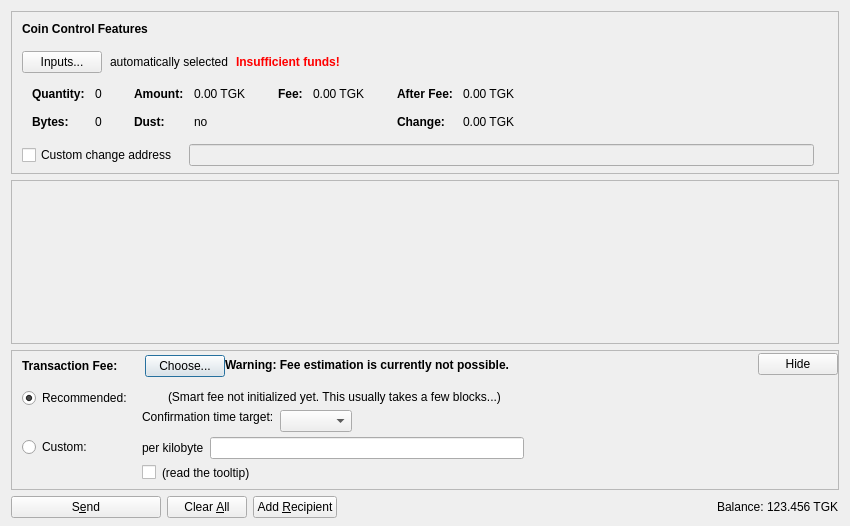
<?xml version="1.0" encoding="UTF-8"?>
<ui version="4.0">
 <class>SendCoinsDialog</class>
 <widget class="QDialog" name="SendCoinsDialog">
  <property name="geometry">
   <rect>
    <x>0</x>
    <y>0</y>
    <width>850</width>
    <height>526</height>
   </rect>
  </property>
  <property name="windowTitle">
   <string>Send Coins</string>
  </property>
  <layout class="QVBoxLayout" name="verticalLayout" stretch="0,1,0,0">
   <property name="bottomMargin">
    <number>8</number>
   </property>
   <item>
    <widget class="QFrame" name="frameCoinControl">
     <property name="sizePolicy">
      <sizepolicy hsizetype="Expanding" vsizetype="Expanding">
       <horstretch>0</horstretch>
       <verstretch>0</verstretch>
      </sizepolicy>
     </property>
     <property name="maximumSize">
      <size>
       <width>16777215</width>
       <height>16777215</height>
      </size>
     </property>
     <property name="frameShape">
      <enum>QFrame::StyledPanel</enum>
     </property>
     <property name="frameShadow">
      <enum>QFrame::Sunken</enum>
     </property>
     <layout class="QVBoxLayout" name="verticalLayoutCoinControl2">
      <property name="spacing">
       <number>0</number>
      </property>
      <property name="leftMargin">
       <number>0</number>
      </property>
      <property name="topMargin">
       <number>0</number>
      </property>
      <property name="rightMargin">
       <number>0</number>
      </property>
      <property name="bottomMargin">
       <number>6</number>
      </property>
      <item>
       <layout class="QVBoxLayout" name="verticalLayoutCoinControl" stretch="0,0,0,0,1">
        <property name="spacing">
         <number>0</number>
        </property>
        <property name="leftMargin">
         <number>10</number>
        </property>
        <property name="topMargin">
         <number>10</number>
        </property>
        <item>
         <layout class="QHBoxLayout" name="horizontalLayoutCoinControl1">
          <property name="bottomMargin">
           <number>15</number>
          </property>
          <item>
           <widget class="QLabel" name="labelCoinControlFeatures">
            <property name="sizePolicy">
             <sizepolicy hsizetype="Preferred" vsizetype="Maximum">
              <horstretch>0</horstretch>
              <verstretch>0</verstretch>
             </sizepolicy>
            </property>
            <property name="font">
             <font>
              <weight>75</weight>
              <bold>true</bold>
             </font>
            </property>
            <property name="styleSheet">
             <string notr="true">font-weight:bold;</string>
            </property>
            <property name="text">
             <string>Coin Control Features</string>
            </property>
           </widget>
          </item>
         </layout>
        </item>
        <item>
         <layout class="QHBoxLayout" name="horizontalLayoutCoinControl2" stretch="0,0,0,0">
          <property name="spacing">
           <number>8</number>
          </property>
          <property name="bottomMargin">
           <number>10</number>
          </property>
          <item>
           <widget class="QPushButton" name="pushButtonCoinControl">
            <property name="styleSheet">
             <string notr="true"/>
            </property>
            <property name="text">
             <string>Inputs...</string>
            </property>
            <property name="autoDefault">
             <bool>false</bool>
            </property>
           </widget>
          </item>
          <item>
           <widget class="QLabel" name="labelCoinControlAutomaticallySelected">
            <property name="text">
             <string>automatically selected</string>
            </property>
            <property name="margin">
             <number>5</number>
            </property>
           </widget>
          </item>
          <item>
           <widget class="QLabel" name="labelCoinControlInsuffFunds">
            <property name="font">
             <font>
              <weight>75</weight>
              <bold>true</bold>
             </font>
            </property>
            <property name="styleSheet">
             <string notr="true">color:red;font-weight:bold;</string>
            </property>
            <property name="text">
             <string>Insufficient funds!</string>
            </property>
            <property name="margin">
             <number>5</number>
            </property>
           </widget>
          </item>
          <item>
           <spacer name="horizontalSpacerCoinControl">
            <property name="orientation">
             <enum>Qt::Horizontal</enum>
            </property>
            <property name="sizeHint" stdset="0">
             <size>
              <width>40</width>
              <height>1</height>
             </size>
            </property>
           </spacer>
          </item>
         </layout>
        </item>
        <item>
         <widget class="QWidget" name="widgetCoinControl" native="true">
          <property name="sizePolicy">
           <sizepolicy hsizetype="Preferred" vsizetype="Preferred">
            <horstretch>0</horstretch>
            <verstretch>0</verstretch>
           </sizepolicy>
          </property>
          <property name="minimumSize">
           <size>
            <width>0</width>
            <height>0</height>
           </size>
          </property>
          <property name="styleSheet">
           <string notr="true"/>
          </property>
          <layout class="QHBoxLayout" name="horizontalLayoutCoinControl5">
           <property name="leftMargin">
            <number>0</number>
           </property>
           <property name="topMargin">
            <number>0</number>
           </property>
           <property name="rightMargin">
            <number>0</number>
           </property>
           <property name="bottomMargin">
            <number>0</number>
           </property>
           <item>
            <layout class="QHBoxLayout" name="horizontalLayoutCoinControl3" stretch="0,0,0,1">
             <property name="spacing">
              <number>20</number>
             </property>
             <property name="topMargin">
              <number>0</number>
             </property>
             <property name="bottomMargin">
              <number>10</number>
             </property>
             <item>
              <layout class="QFormLayout" name="formLayoutCoinControl1">
               <property name="horizontalSpacing">
                <number>10</number>
               </property>
               <property name="verticalSpacing">
                <number>14</number>
               </property>
               <property name="leftMargin">
                <number>10</number>
               </property>
               <property name="topMargin">
                <number>4</number>
               </property>
               <property name="rightMargin">
                <number>6</number>
               </property>
               <item row="0" column="0">
                <widget class="QLabel" name="labelCoinControlQuantityText">
                 <property name="font">
                  <font>
                   <weight>75</weight>
                   <bold>true</bold>
                  </font>
                 </property>
                 <property name="text">
                  <string>Quantity:</string>
                 </property>
                 <property name="margin">
                  <number>0</number>
                 </property>
                </widget>
               </item>
               <item row="0" column="1">
                <widget class="QLabel" name="labelCoinControlQuantity">
                 <property name="cursor">
                  <cursorShape>IBeamCursor</cursorShape>
                 </property>
                 <property name="contextMenuPolicy">
                  <enum>Qt::ActionsContextMenu</enum>
                 </property>
                 <property name="text">
                  <string notr="true">0</string>
                 </property>
                 <property name="margin">
                  <number>0</number>
                 </property>
                 <property name="textInteractionFlags">
                  <set>Qt::LinksAccessibleByMouse|Qt::TextSelectableByKeyboard|Qt::TextSelectableByMouse</set>
                 </property>
                </widget>
               </item>
               <item row="1" column="0">
                <widget class="QLabel" name="labelCoinControlBytesText">
                 <property name="font">
                  <font>
                   <weight>75</weight>
                   <bold>true</bold>
                  </font>
                 </property>
                 <property name="text">
                  <string>Bytes:</string>
                 </property>
                </widget>
               </item>
               <item row="1" column="1">
                <widget class="QLabel" name="labelCoinControlBytes">
                 <property name="cursor">
                  <cursorShape>IBeamCursor</cursorShape>
                 </property>
                 <property name="contextMenuPolicy">
                  <enum>Qt::ActionsContextMenu</enum>
                 </property>
                 <property name="text">
                  <string notr="true">0</string>
                 </property>
                 <property name="textInteractionFlags">
                  <set>Qt::LinksAccessibleByMouse|Qt::TextSelectableByKeyboard|Qt::TextSelectableByMouse</set>
                 </property>
                </widget>
               </item>
              </layout>
             </item>
             <item>
              <layout class="QFormLayout" name="formLayoutCoinControl2">
               <property name="horizontalSpacing">
                <number>10</number>
               </property>
               <property name="verticalSpacing">
                <number>14</number>
               </property>
               <property name="leftMargin">
                <number>6</number>
               </property>
               <property name="topMargin">
                <number>4</number>
               </property>
               <property name="rightMargin">
                <number>6</number>
               </property>
               <item row="0" column="0">
                <widget class="QLabel" name="labelCoinControlAmountText">
                 <property name="font">
                  <font>
                   <weight>75</weight>
                   <bold>true</bold>
                  </font>
                 </property>
                 <property name="text">
                  <string>Amount:</string>
                 </property>
                 <property name="margin">
                  <number>0</number>
                 </property>
                </widget>
               </item>
               <item row="0" column="1">
                <widget class="QLabel" name="labelCoinControlAmount">
                 <property name="cursor">
                  <cursorShape>IBeamCursor</cursorShape>
                 </property>
                 <property name="contextMenuPolicy">
                  <enum>Qt::ActionsContextMenu</enum>
                 </property>
                 <property name="text">
                  <string notr="true">0.00 TGK</string>
                 </property>
                 <property name="textInteractionFlags">
                  <set>Qt::LinksAccessibleByMouse|Qt::TextSelectableByKeyboard|Qt::TextSelectableByMouse</set>
                 </property>
                </widget>
               </item>
               <item row="1" column="0">
                <widget class="QLabel" name="labelCoinControlLowOutputText">
                 <property name="font">
                  <font>
                   <weight>75</weight>
                   <bold>true</bold>
                  </font>
                 </property>
                 <property name="text">
                  <string>Dust:</string>
                 </property>
                </widget>
               </item>
               <item row="1" column="1">
                <widget class="QLabel" name="labelCoinControlLowOutput">
                 <property name="cursor">
                  <cursorShape>IBeamCursor</cursorShape>
                 </property>
                 <property name="contextMenuPolicy">
                  <enum>Qt::ActionsContextMenu</enum>
                 </property>
                 <property name="text">
                  <string notr="true">no</string>
                 </property>
                 <property name="textInteractionFlags">
                  <set>Qt::LinksAccessibleByMouse|Qt::TextSelectableByKeyboard|Qt::TextSelectableByMouse</set>
                 </property>
                </widget>
               </item>
              </layout>
             </item>
             <item>
              <layout class="QFormLayout" name="formLayoutCoinControl3">
               <property name="horizontalSpacing">
                <number>10</number>
               </property>
               <property name="verticalSpacing">
                <number>14</number>
               </property>
               <property name="leftMargin">
                <number>6</number>
               </property>
               <property name="topMargin">
                <number>4</number>
               </property>
               <property name="rightMargin">
                <number>6</number>
               </property>
               <item row="0" column="0">
                <widget class="QLabel" name="labelCoinControlFeeText">
                 <property name="font">
                  <font>
                   <weight>75</weight>
                   <bold>true</bold>
                  </font>
                 </property>
                 <property name="text">
                  <string>Fee:</string>
                 </property>
                 <property name="margin">
                  <number>0</number>
                 </property>
                </widget>
               </item>
               <item row="0" column="1">
                <widget class="QLabel" name="labelCoinControlFee">
                 <property name="cursor">
                  <cursorShape>IBeamCursor</cursorShape>
                 </property>
                 <property name="contextMenuPolicy">
                  <enum>Qt::ActionsContextMenu</enum>
                 </property>
                 <property name="text">
                  <string notr="true">0.00 TGK</string>
                 </property>
                 <property name="textInteractionFlags">
                  <set>Qt::LinksAccessibleByMouse|Qt::TextSelectableByKeyboard|Qt::TextSelectableByMouse</set>
                 </property>
                </widget>
               </item>
              </layout>
             </item>
             <item>
              <layout class="QFormLayout" name="formLayoutCoinControl4">
               <property name="horizontalSpacing">
                <number>10</number>
               </property>
               <property name="verticalSpacing">
                <number>14</number>
               </property>
               <property name="leftMargin">
                <number>6</number>
               </property>
               <property name="topMargin">
                <number>4</number>
               </property>
               <property name="rightMargin">
                <number>6</number>
               </property>
               <item row="0" column="0">
                <widget class="QLabel" name="labelCoinControlAfterFeeText">
                 <property name="font">
                  <font>
                   <weight>75</weight>
                   <bold>true</bold>
                  </font>
                 </property>
                 <property name="text">
                  <string>After Fee:</string>
                 </property>
                 <property name="margin">
                  <number>0</number>
                 </property>
                </widget>
               </item>
               <item row="0" column="1">
                <widget class="QLabel" name="labelCoinControlAfterFee">
                 <property name="cursor">
                  <cursorShape>IBeamCursor</cursorShape>
                 </property>
                 <property name="contextMenuPolicy">
                  <enum>Qt::ActionsContextMenu</enum>
                 </property>
                 <property name="text">
                  <string notr="true">0.00 TGK</string>
                 </property>
                 <property name="textInteractionFlags">
                  <set>Qt::LinksAccessibleByMouse|Qt::TextSelectableByKeyboard|Qt::TextSelectableByMouse</set>
                 </property>
                </widget>
               </item>
               <item row="1" column="0">
                <widget class="QLabel" name="labelCoinControlChangeText">
                 <property name="font">
                  <font>
                   <weight>75</weight>
                   <bold>true</bold>
                  </font>
                 </property>
                 <property name="text">
                  <string>Change:</string>
                 </property>
                </widget>
               </item>
               <item row="1" column="1">
                <widget class="QLabel" name="labelCoinControlChange">
                 <property name="cursor">
                  <cursorShape>IBeamCursor</cursorShape>
                 </property>
                 <property name="contextMenuPolicy">
                  <enum>Qt::ActionsContextMenu</enum>
                 </property>
                 <property name="text">
                  <string notr="true">0.00 TGK</string>
                 </property>
                 <property name="textInteractionFlags">
                  <set>Qt::LinksAccessibleByMouse|Qt::TextSelectableByKeyboard|Qt::TextSelectableByMouse</set>
                 </property>
                </widget>
               </item>
              </layout>
             </item>
            </layout>
           </item>
          </layout>
         </widget>
        </item>
        <item>
         <layout class="QHBoxLayout" name="horizontalLayoutCoinControl4" stretch="0,0,0">
          <property name="spacing">
           <number>12</number>
          </property>
          <property name="sizeConstraint">
           <enum>QLayout::SetDefaultConstraint</enum>
          </property>
          <property name="topMargin">
           <number>5</number>
          </property>
          <property name="rightMargin">
           <number>5</number>
          </property>
          <item>
           <widget class="QCheckBox" name="checkBoxCoinControlChange">
            <property name="toolTip">
             <string>If this is activated, but the change address is empty or invalid, change will be sent to a newly generated address.</string>
            </property>
            <property name="text">
             <string>Custom change address</string>
            </property>
           </widget>
          </item>
          <item>
           <widget class="QValidatedLineEdit" name="lineEditCoinControlChange">
            <property name="enabled">
             <bool>false</bool>
            </property>
            <property name="sizePolicy">
             <sizepolicy hsizetype="Expanding" vsizetype="Fixed">
              <horstretch>0</horstretch>
              <verstretch>0</verstretch>
             </sizepolicy>
            </property>
           </widget>
          </item>
          <item>
           <widget class="QLabel" name="labelCoinControlChangeLabel">
            <property name="sizePolicy">
             <sizepolicy hsizetype="Preferred" vsizetype="Expanding">
              <horstretch>0</horstretch>
              <verstretch>0</verstretch>
             </sizepolicy>
            </property>
            <property name="minimumSize">
             <size>
              <width>0</width>
              <height>0</height>
             </size>
            </property>
            <property name="text">
             <string/>
            </property>
            <property name="margin">
             <number>3</number>
            </property>
           </widget>
          </item>
         </layout>
        </item>
        <item>
         <spacer name="verticalSpacerCoinControl">
          <property name="orientation">
           <enum>Qt::Vertical</enum>
          </property>
          <property name="sizeHint" stdset="0">
           <size>
            <width>800</width>
            <height>1</height>
           </size>
          </property>
         </spacer>
        </item>
       </layout>
      </item>
     </layout>
    </widget>
   </item>
   <item>
    <widget class="QScrollArea" name="scrollArea">
     <property name="widgetResizable">
      <bool>true</bool>
     </property>
     <widget class="QWidget" name="scrollAreaWidgetContents">
      <property name="geometry">
       <rect>
        <x>0</x>
        <y>0</y>
        <width>830</width>
        <height>104</height>
       </rect>
      </property>
      <layout class="QVBoxLayout" name="verticalLayout_2" stretch="0,1">
       <property name="leftMargin">
        <number>0</number>
       </property>
       <property name="topMargin">
        <number>0</number>
       </property>
       <property name="rightMargin">
        <number>0</number>
       </property>
       <property name="bottomMargin">
        <number>0</number>
       </property>
       <item>
        <layout class="QVBoxLayout" name="entries">
         <property name="spacing">
          <number>6</number>
         </property>
        </layout>
       </item>
       <item>
        <spacer name="verticalSpacer">
         <property name="orientation">
          <enum>Qt::Vertical</enum>
         </property>
         <property name="sizeHint" stdset="0">
          <size>
           <width>20</width>
           <height>40</height>
          </size>
         </property>
        </spacer>
       </item>
      </layout>
     </widget>
    </widget>
   </item>
   <item>
    <widget class="QFrame" name="frameFee">
     <property name="sizePolicy">
      <sizepolicy hsizetype="Expanding" vsizetype="Expanding">
       <horstretch>0</horstretch>
       <verstretch>0</verstretch>
      </sizepolicy>
     </property>
     <property name="maximumSize">
      <size>
       <width>16777215</width>
       <height>16777215</height>
      </size>
     </property>
     <property name="frameShape">
      <enum>QFrame::StyledPanel</enum>
     </property>
     <property name="frameShadow">
      <enum>QFrame::Sunken</enum>
     </property>
     <layout class="QVBoxLayout" name="verticalLayoutFee1">
      <property name="spacing">
       <number>0</number>
      </property>
      <property name="leftMargin">
       <number>0</number>
      </property>
      <property name="topMargin">
       <number>0</number>
      </property>
      <property name="rightMargin">
       <number>0</number>
      </property>
      <property name="bottomMargin">
       <number>0</number>
      </property>
      <item>
       <layout class="QVBoxLayout" name="verticalLayoutFee2" stretch="0,0,0">
        <property name="spacing">
         <number>0</number>
        </property>
        <property name="leftMargin">
         <number>10</number>
        </property>
        <property name="topMargin">
         <number>0</number>
        </property>
        <item>
         <layout class="QHBoxLayout" name="horizontalLayoutFee1">
          <property name="bottomMargin">
           <number>0</number>
          </property>
          <item>
           <layout class="QVBoxLayout" name="verticalLayoutFee7">
            <property name="spacing">
             <number>0</number>
            </property>
            <item>
             <spacer name="verticalSpacerSmartFee">
              <property name="orientation">
               <enum>Qt::Vertical</enum>
              </property>
              <property name="sizeType">
               <enum>QSizePolicy::Fixed</enum>
              </property>
              <property name="sizeHint" stdset="0">
               <size>
                <width>1</width>
                <height>4</height>
               </size>
              </property>
             </spacer>
            </item>
            <item>
             <layout class="QHBoxLayout" name="horizontalLayoutSmartFee">
              <property name="spacing">
               <number>10</number>
              </property>
              <item>
               <widget class="QLabel" name="labelFeeHeadline">
                <property name="sizePolicy">
                 <sizepolicy hsizetype="Preferred" vsizetype="Maximum">
                  <horstretch>0</horstretch>
                  <verstretch>0</verstretch>
                 </sizepolicy>
                </property>
                <property name="font">
                 <font>
                  <weight>75</weight>
                  <bold>true</bold>
                 </font>
                </property>
                <property name="styleSheet">
                 <string notr="true">font-weight:bold;</string>
                </property>
                <property name="text">
                 <string>Transaction Fee:</string>
                </property>
               </widget>
              </item>
              <item>
               <widget class="QLabel" name="labelFeeMinimized">
                <property name="text">
                 <string/>
                </property>
               </widget>
              </item>
              <item>
               <widget class="QPushButton" name="buttonChooseFee">
                <property name="text">
                 <string>Choose...</string>
                </property>
               </widget>
              </item>
             </layout>
            </item>
            <item>
             <spacer name="verticalSpacer_5">
              <property name="orientation">
               <enum>Qt::Vertical</enum>
              </property>
              <property name="sizeHint" stdset="0">
               <size>
                <width>1</width>
                <height>1</height>
               </size>
              </property>
             </spacer>
            </item>
           </layout>
          </item>
          <item>
           <widget class="QLabel" name="fallbackFeeWarningLabel">
            <property name="toolTip">
             <string>Using the fallbackfee can result in sending a transaction that will take several hours or days (or never) to confirm. Consider choosing your fee manually or wait until you have validated the complete chain.</string>
            </property>
            <property name="font">
            <font>
                <weight>75</weight>
                <bold>true</bold>
            </font>
            </property>
            <property name="text">
             <string>Warning: Fee estimation is currently not possible.</string>
            </property>
            <property name="wordWrap">
             <bool>false</bool>
            </property>
           </widget>
          </item>
          <item>
           <spacer name="horizontalSpacer_4">
            <property name="orientation">
             <enum>Qt::Horizontal</enum>
            </property>
            <property name="sizeType">
             <enum>QSizePolicy::MinimumExpanding</enum>
            </property>
            <property name="sizeHint" stdset="0">
             <size>
              <width>40</width>
              <height>20</height>
             </size>
            </property>
           </spacer>
          </item>
          <item>
           <widget class="QPushButton" name="buttonMinimizeFee">
            <property name="toolTip">
             <string>collapse fee-settings</string>
            </property>
            <property name="text">
             <string>Hide</string>
            </property>
           </widget>
          </item>
         </layout>
        </item>
        <item>
         <widget class="QFrame" name="frameFeeSelection">
          <layout class="QVBoxLayout" name="verticalLayoutFee12">
           <property name="spacing">
            <number>0</number>
           </property>
           <property name="leftMargin">
            <number>0</number>
           </property>
           <property name="topMargin">
            <number>0</number>
           </property>
           <property name="rightMargin">
            <number>0</number>
           </property>
           <property name="bottomMargin">
            <number>0</number>
           </property>
           <item>
            <layout class="QGridLayout" name="gridLayoutFee">
             <property name="topMargin">
              <number>10</number>
             </property>
             <property name="bottomMargin">
              <number>4</number>
             </property>
             <property name="horizontalSpacing">
              <number>10</number>
             </property>
             <property name="verticalSpacing">
              <number>4</number>
             </property>
             <item row="1" column="1">
              <layout class="QVBoxLayout" name="verticalLayoutFee8">
               <property name="spacing">
                <number>6</number>
               </property>
               <item>
                <layout class="QHBoxLayout" name="horizontalLayoutFee13">
                 <item>
                  <widget class="QLabel" name="labelCustomPerKilobyte">
                   <property name="toolTip">
                    <string>If the custom fee is set to 1000 satoshis and the transaction is only 250 bytes, then &quot;per kilobyte&quot; only pays 250 satoshis in fee, while &quot;total at least&quot; pays 1000 satoshis. For transactions bigger than a kilobyte both pay by kilobyte.</string>
                   </property>
                   <property name="text">
                    <string>per kilobyte</string>
                   </property>
                  </widget>
                 </item>
                 <item>
                  <widget class="BitcoinAmountField" name="customFee"/>
                 </item>
                 <item>
                  <spacer name="horizontalSpacer_6">
                   <property name="orientation">
                    <enum>Qt::Horizontal</enum>
                   </property>
                   <property name="sizeHint" stdset="0">
                    <size>
                     <width>1</width>
                     <height>1</height>
                    </size>
                   </property>
                  </spacer>
                 </item>
                </layout>
               </item>
               <item>
                <layout class="QHBoxLayout" name="horizontalLayoutFee8">
                 <item>
                  <widget class="QCheckBox" name="checkBoxMinimumFee">
                   <property name="toolTip">
                    <string>Paying only the minimum fee is just fine as long as there is less transaction volume than space in the blocks. But be aware that this can end up in a never confirming transaction once there is more demand for tgk transactions than the network can process.</string>
                   </property>
                   <property name="text">
                    <string/>
                   </property>
                  </widget>
                 </item>
                 <item>
                  <widget class="QLabel" name="labelMinFeeWarning">
                   <property name="enabled">
                    <bool>true</bool>
                   </property>
                   <property name="toolTip">
                    <string>Paying only the minimum fee is just fine as long as there is less transaction volume than space in the blocks. But be aware that this can end up in a never confirming transaction once there is more demand for tgk transactions than the network can process.</string>
                   </property>
                   <property name="text">
                    <string>(read the tooltip)</string>
                   </property>
                   <property name="margin">
                    <number>5</number>
                   </property>
                  </widget>
                 </item>
                 <item>
                  <spacer name="horizontalSpacer_2">
                   <property name="orientation">
                    <enum>Qt::Horizontal</enum>
                   </property>
                   <property name="sizeHint" stdset="0">
                    <size>
                     <width>1</width>
                     <height>1</height>
                    </size>
                   </property>
                  </spacer>
                 </item>
                </layout>
               </item>
              </layout>
             </item>
             <item row="0" column="0">
              <layout class="QVBoxLayout" name="verticalLayoutFee4" stretch="0,1">
               <item>
                <widget class="QRadioButton" name="radioSmartFee">
                 <property name="text">
                  <string>Recommended:</string>
                 </property>
                 <property name="checked">
                  <bool>true</bool>
                 </property>
                 <attribute name="buttonGroup">
                  <string notr="true">groupFee</string>
                 </attribute>
                </widget>
               </item>
               <item>
                <spacer name="verticalSpacer_2">
                 <property name="orientation">
                  <enum>Qt::Vertical</enum>
                 </property>
                 <property name="sizeHint" stdset="0">
                  <size>
                   <width>1</width>
                   <height>1</height>
                  </size>
                 </property>
                </spacer>
               </item>
              </layout>
             </item>
             <item row="1" column="0">
              <layout class="QVBoxLayout" name="verticalLayoutFee9" stretch="0,1">
               <item>
                <widget class="QRadioButton" name="radioCustomFee">
                 <property name="text">
                  <string>Custom:</string>
                 </property>
                 <attribute name="buttonGroup">
                  <string notr="true">groupFee</string>
                 </attribute>
                </widget>
               </item>
               <item>
                <spacer name="verticalSpacer_6">
                 <property name="orientation">
                  <enum>Qt::Vertical</enum>
                 </property>
                 <property name="sizeHint" stdset="0">
                  <size>
                   <width>1</width>
                   <height>1</height>
                  </size>
                 </property>
                </spacer>
               </item>
              </layout>
             </item>
             <item row="0" column="1">
              <layout class="QVBoxLayout" name="verticalLayoutFee3" stretch="0,0,1">
               <property name="spacing">
                <number>6</number>
               </property>
               <property name="topMargin">
                <number>2</number>
               </property>
               <item>
                <layout class="QHBoxLayout" name="horizontalLayoutFee12">
                 <item>
                  <widget class="QLabel" name="labelSmartFee">
                   <property name="text">
                    <string/>
                   </property>
                   <property name="margin">
                    <number>2</number>
                   </property>
                  </widget>
                 </item>
                 <item>
                  <widget class="QLabel" name="labelFeeEstimation">
                   <property name="text">
                    <string/>
                   </property>
                  </widget>
                 </item>
                 <item>
                  <widget class="QLabel" name="labelSmartFee2">
                   <property name="text">
                    <string>(Smart fee not initialized yet. This usually takes a few blocks...)</string>
                   </property>
                   <property name="margin">
                    <number>2</number>
                   </property>
                  </widget>
                 </item>
                 <item>
                  <spacer name="horizontalSpacer_5">
                   <property name="orientation">
                    <enum>Qt::Horizontal</enum>
                   </property>
                   <property name="sizeHint" stdset="0">
                    <size>
                     <width>1</width>
                     <height>1</height>
                    </size>
                   </property>
                  </spacer>
                 </item>
                </layout>
               </item>
               <item>
                <layout class="QHBoxLayout" name="horizontalLayoutFee9">
                 <item>
                  <layout class="QVBoxLayout" name="verticalLayoutFee6">
                   <item>
                    <widget class="QLabel" name="labelSmartFee3">
                     <property name="text">
                      <string>Confirmation time target:</string>
                     </property>
                     <property name="margin">
                      <number>2</number>
                     </property>
                    </widget>
                   </item>
                   <item>
                    <spacer name="verticalSpacer_3">
                     <property name="orientation">
                      <enum>Qt::Vertical</enum>
                     </property>
                     <property name="sizeHint" stdset="0">
                      <size>
                       <width>1</width>
                       <height>1</height>
                      </size>
                     </property>
                    </spacer>
                   </item>
                  </layout>
                 </item>
                 <item>
                  <layout class="QVBoxLayout" name="verticalLayoutFee5">
                   <property name="rightMargin">
                    <number>30</number>
                   </property>
                   <item>
                    <layout class="QHBoxLayout" name="horizontalLayoutConfTarget">
                     <property name="bottomMargin">
                      <number>0</number>
                     </property>
                     <item>
                      <widget class="QComboBox" name="confTargetSelector"/>
                     </item>
                     <item>
                      <spacer name="horizontalSpacerConfTarget">
                       <property name="orientation">
                        <enum>Qt::Horizontal</enum>
                       </property>
                       <property name="sizeHint" stdset="0">
                        <size>
                         <width>40</width>
                         <height>20</height>
                        </size>
                       </property>
                      </spacer>
                     </item>
                    </layout>
                   </item>
                  </layout>
                 </item>
                </layout>
               </item>
               <item>
                <spacer name="verticalSpacer_4">
                 <property name="orientation">
                  <enum>Qt::Vertical</enum>
                 </property>
                 <property name="sizeHint" stdset="0">
                  <size>
                   <width>1</width>
                   <height>1</height>
                  </size>
                 </property>
                </spacer>
               </item>
              </layout>
             </item>
            </layout>
           </item>
          </layout>
         </widget>
        </item>
        <item>
         <spacer name="verticalSpacerFee">
          <property name="orientation">
           <enum>Qt::Vertical</enum>
          </property>
          <property name="sizeHint" stdset="0">
           <size>
            <width>40</width>
            <height>5</height>
           </size>
          </property>
         </spacer>
        </item>
       </layout>
      </item>
     </layout>
    </widget>
   </item>
   <item>
    <layout class="QHBoxLayout" name="horizontalLayout">
     <item>
      <widget class="QPushButton" name="sendButton">
       <property name="minimumSize">
        <size>
         <width>150</width>
         <height>0</height>
        </size>
       </property>
       <property name="toolTip">
        <string>Confirm the send action</string>
       </property>
       <property name="text">
        <string>S&amp;end</string>
       </property>
       <property name="icon">
        <iconset resource="../bitcoin.qrc">
         <normaloff>:/icons/send</normaloff>:/icons/send</iconset>
       </property>
       <property name="autoDefault">
        <bool>false</bool>
       </property>
       <property name="default">
        <bool>false</bool>
       </property>
      </widget>
     </item>
     <item>
      <widget class="QPushButton" name="clearButton">
       <property name="sizePolicy">
        <sizepolicy hsizetype="Minimum" vsizetype="Fixed">
         <horstretch>0</horstretch>
         <verstretch>0</verstretch>
        </sizepolicy>
       </property>
       <property name="toolTip">
        <string>Clear all fields of the form.</string>
       </property>
       <property name="text">
        <string>Clear &amp;All</string>
       </property>
       <property name="icon">
        <iconset resource="../bitcoin.qrc">
         <normaloff>:/icons/remove</normaloff>:/icons/remove</iconset>
       </property>
       <property name="autoDefault">
        <bool>false</bool>
       </property>
      </widget>
     </item>
     <item>
      <widget class="QPushButton" name="addButton">
       <property name="toolTip">
        <string>Send to multiple recipients at once</string>
       </property>
       <property name="text">
        <string>Add &amp;Recipient</string>
       </property>
       <property name="icon">
        <iconset resource="../bitcoin.qrc">
         <normaloff>:/icons/add</normaloff>:/icons/add</iconset>
       </property>
       <property name="autoDefault">
        <bool>false</bool>
       </property>
      </widget>
     </item>
     <item>
      <spacer name="horizontalSpacer">
       <property name="orientation">
        <enum>Qt::Horizontal</enum>
       </property>
       <property name="sizeHint" stdset="0">
        <size>
         <width>40</width>
         <height>20</height>
        </size>
       </property>
      </spacer>
     </item>
     <item>
      <layout class="QHBoxLayout" name="horizontalLayout_2">
       <property name="spacing">
        <number>3</number>
       </property>
       <item>
        <widget class="QLabel" name="label">
         <property name="sizePolicy">
          <sizepolicy hsizetype="Preferred" vsizetype="Fixed">
           <horstretch>0</horstretch>
           <verstretch>0</verstretch>
          </sizepolicy>
         </property>
         <property name="text">
          <string>Balance:</string>
         </property>
        </widget>
       </item>
       <item>
        <widget class="QLabel" name="labelBalance">
         <property name="sizePolicy">
          <sizepolicy hsizetype="Preferred" vsizetype="Fixed">
           <horstretch>0</horstretch>
           <verstretch>0</verstretch>
          </sizepolicy>
         </property>
         <property name="cursor">
          <cursorShape>IBeamCursor</cursorShape>
         </property>
         <property name="text">
          <string notr="true">123.456 TGK</string>
         </property>
         <property name="textInteractionFlags">
          <set>Qt::LinksAccessibleByMouse|Qt::TextSelectableByKeyboard|Qt::TextSelectableByMouse</set>
         </property>
        </widget>
       </item>
      </layout>
     </item>
    </layout>
   </item>
  </layout>
 </widget>
 <customwidgets>
  <customwidget>
   <class>QValidatedLineEdit</class>
   <extends>QLineEdit</extends>
   <header>qvalidatedlineedit.h</header>
  </customwidget>
  <customwidget>
   <class>BitcoinAmountField</class>
   <extends>QLineEdit</extends>
   <header>bitcoinamountfield.h</header>
   <container>1</container>
  </customwidget>
 </customwidgets>
 <resources>
  <include location="../bitcoin.qrc"/>
 </resources>
 <connections/>
 <buttongroups>
  <buttongroup name="groupFee"/>
 </buttongroups>
</ui>
